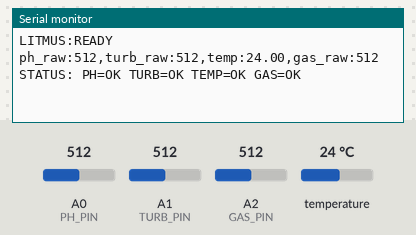
A sketch run on a simulated Arduino Uno, built with avr-gcc and run on an emulated ATmega328P. On the bench: the last lines printed to the serial monitor. The test bench sets the inputs (shaded band); at power-on: temperature 24 °C, A0 (PH_PIN) = 512, A1 (TURB_PIN) = 512, A2 (GAS_PIN) = 512.

Above: at 3.2 s.
3.3 s: temperature set to 12 °C
At 4.6 s:
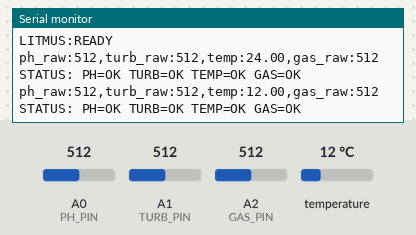
4.8 s: A0 (PH_PIN) set to 716
6.3 s: A1 (TURB_PIN) set to 716
At 7.2 s:
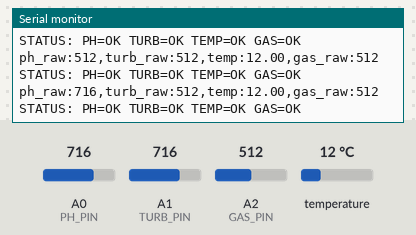
7.8 s: A2 (GAS_PIN) set to 716
At 9.1 s:
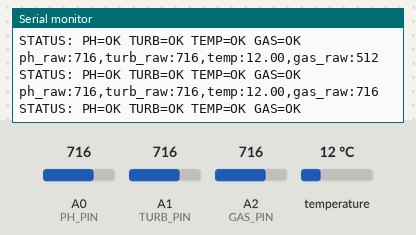
9.3 s: temperature set to 19 °C
At 10.5 s:
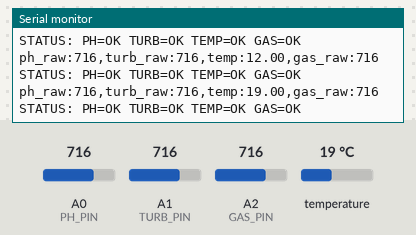
10.8 s: A0 (PH_PIN) set to 992
At 12.7 s:
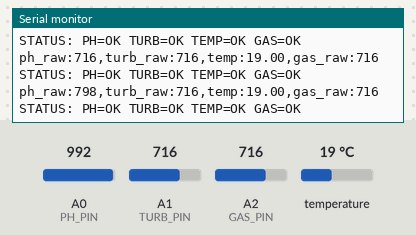
Timing chart, 0 to 13.3 s (numbered marks = the images above; inputs shaded):
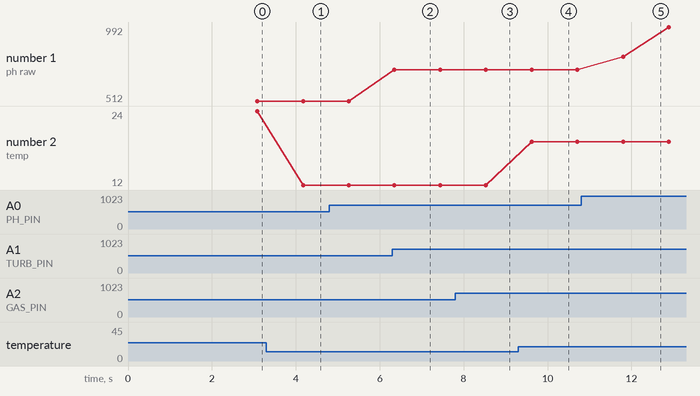

Measured:
- after the input at 3.3 s, the serial monitor: prints a new line after 0.87 s (image 1)
- after the input at 7.8 s, the serial monitor: prints a new line after 0.73 s (image 3)
- after the input at 9.3 s, the serial monitor: prints a new line after 0.32 s (image 4)
- after the input at 10.8 s, the serial monitor: prints a new line after 1.0 s (image 5)
- plotted number 1: 716 → 992 after the input at 10.8 s
- plotted number 2: 24 → 12 after the input at 3.3 s, 12 → 19 after the input at 9.3 s

The sketch:

litmus_firmware.hex.ino
```cpp
// ═══════════════════════════════════════════════════
// LITMUS IoT Firmware — Arduino Uno
// Adulteration Detection System
// ═══════════════════════════════════════════════════
#include <OneWire.h>
#include <DallasTemperature.h>

// ─── PIN DEFINITIONS ─────────────────────────────
#define PH_PIN        A0
#define TURB_PIN      A1
#define GAS_PIN       A2
#define TEMP_PIN      4

// ─── CONFIGURATION ───────────────────────────────
#define SAMPLE_INTERVAL_MS  1000
#define BAUD_RATE           9600
#define NUM_SAMPLES         10
#define SAMPLE_DELAY_MS     10

// ─── ERROR SENTINEL ──────────────────────────────
// Node.js checks for -1 on analog sensors and -999 on temp
// to detect wiring/hardware faults
#define ANALOG_ERROR   -1
#define TEMP_ERROR     -999.0

// ─── ANALOG SANITY BOUNDS ────────────────────────
// A healthy analog sensor on 5V Arduino should never
// rail at exactly 0 or 1023 consistently.
// If average is outside (LOW_BOUND, HIGH_BOUND) → likely wiring fault.
#define ANALOG_LOW_BOUND   10    // below this → sensor probably shorted to GND
#define ANALOG_HIGH_BOUND  1013  // above this → sensor probably disconnected (floating high)

// ─── SENSOR OBJECTS ──────────────────────────────
OneWire oneWire(TEMP_PIN);
DallasTemperature tempSensor(&oneWire);

unsigned long lastSampleTime = 0;

// ─── SETUP ───────────────────────────────────────
void setup() {
  Serial.begin(BAUD_RATE);
  tempSensor.begin();
  delay(2000);
  Serial.println("LITMUS:READY");
}

// ─── MAIN LOOP ───────────────────────────────────
void loop() {
  unsigned long currentTime = millis();

  if (currentTime - lastSampleTime >= SAMPLE_INTERVAL_MS) {
    lastSampleTime = currentTime;

    int   ph_raw   = readRawAnalog(PH_PIN);
    int   turb_raw = readRawAnalog(TURB_PIN);
    float temp     = readTemperature();
    int   gas_raw  = readRawAnalog(GAS_PIN);

    // Emit packet — Node.js handles -1 and -999 as error signals
    Serial.print("ph_raw:");    Serial.print(ph_raw);
    Serial.print(",turb_raw:"); Serial.print(turb_raw);
    Serial.print(",temp:");     Serial.print(temp, 2);
    Serial.print(",gas_raw:");  Serial.println(gas_raw);

    // Human-readable status line for Serial Monitor debugging
    // Node.js ignores lines that don't match the key:value packet format
    printSensorStatus(ph_raw, turb_raw, temp, gas_raw);
  }
}

// ─── SHARED: AVERAGED ANALOG READ ────────────────
// Returns integer average of NUM_SAMPLES reads.
// Returns ANALOG_ERROR (-1) if reading is out of sane bounds —
// indicates a disconnected or shorted sensor wire.
int readRawAnalog(int pin) {
  long total = 0;

  for (int i = 0; i < NUM_SAMPLES; i++) {
    total += analogRead(pin);
    delay(SAMPLE_DELAY_MS);
  }

  int avg = (int)(total / NUM_SAMPLES);

  // Floating/disconnected pin → reads near 1023
  // Shorted to GND → reads near 0
  if (avg <= ANALOG_LOW_BOUND || avg >= ANALOG_HIGH_BOUND) {
    return ANALOG_ERROR;
  }

  return avg;
}

// ─── TEMPERATURE ─────────────────────────────────
// Returns Celsius.
// Returns TEMP_ERROR (-999.0) if DS18B20 not found on OneWire bus.
// Most common cause: missing 4.7kΩ pull-up resistor between DATA pin and VCC.
float readTemperature() {
  tempSensor.requestTemperatures();
  float tempC = tempSensor.getTempCByIndex(0);
  if (tempC == DEVICE_DISCONNECTED_C) return TEMP_ERROR;
  return tempC;
}

// ─── STATUS PRINTER ──────────────────────────────
// Prints a STATUS: line after every packet.
// Node.js skips it (no key:value match), useful in Serial Monitor.
void printSensorStatus(int ph, int turb, float temp, int gas) {
  Serial.print("STATUS:");

  Serial.print(" PH=");
  Serial.print(ph == ANALOG_ERROR ? "ERR(check A0 wire)" : "OK");

  Serial.print(" TURB=");
  Serial.print(turb == ANALOG_ERROR ? "ERR(check A1 wire)" : "OK");

  Serial.print(" TEMP=");
  if (temp == TEMP_ERROR) {
    Serial.print("ERR(check pin4 + 4.7k pullup)");
  } else {
    Serial.print("OK");
  }

  Serial.print(" GAS=");
  Serial.println(gas == ANALOG_ERROR ? "ERR(check A2 wire)" : "OK");
}
```
